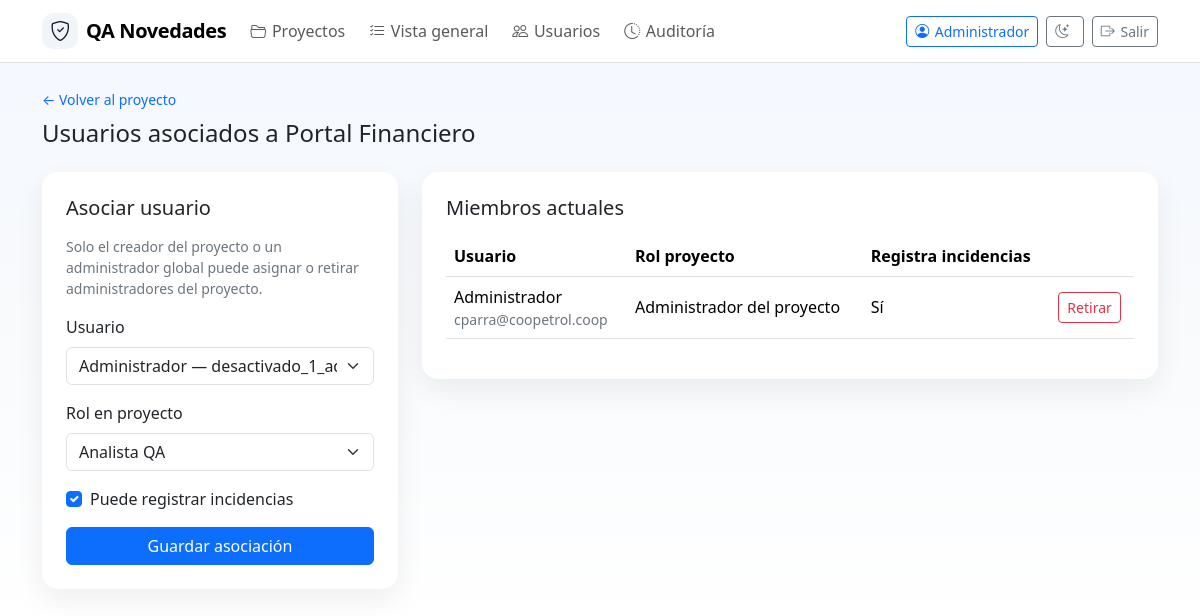
/projects/2/members (signed in), run on the app's committed database.
### app.py (models this page shows, shortened)
class User(db.Model):
    id = db.Column(db.Integer, primary_key=True)
    username = db.Column(db.String(80), nullable=False, unique=True)
    full_name = db.Column(db.String(160), nullable=False)
    email = db.Column(db.String(180), nullable=True)
    password_hash = db.Column(db.String(255), nullable=False)
    role = db.Column(db.String(40), nullable=False, default='tester')
    is_active = db.Column(db.Boolean, nullable=False, default=True)
    must_change_password = db.Column(db.Boolean, nullable=False, default=False)
    can_create_projects = db.Column(db.Boolean, nullable=False, default=False)
    can_join_projects = db.Column(db.Boolean, nullable=False, default=True)
    can_manage_records = db.Column(db.Boolean, nullable=False, default=True)
    can_manage_users = db.Column(db.Boolean, nullable=False, default=False)
    can_view_audit = db.Column(db.Boolean, nullable=False, default=False)
    created_at = db.Column(db.DateTime, default=datetime.utcnow)
    memberships = db.relationship('ProjectMember', backref='user', lazy=True, cascade='all, delete-orphan')
    @property
    def is_admin(self) -> bool:
        return self.role == 'admin'
    @property
    def display_name(self) -> str:
        return self.full_name or self.username

class Project(db.Model):
    id = db.Column(db.Integer, primary_key=True)
    name = db.Column(db.String(120), nullable=False, unique=True)
    description = db.Column(db.Text, nullable=True)
    created_at = db.Column(db.DateTime, default=datetime.utcnow)
    updated_at = db.Column(db.DateTime, default=datetime.utcnow, onupdate=datetime.utcnow)
    created_by_id = db.Column(db.Integer, db.ForeignKey('user.id'), nullable=True)
    creator = db.relationship('User', foreign_keys=[created_by_id])
    members = db.relationship('ProjectMember', backref='project', lazy=True, cascade='all, delete-orphan')
    test_records = db.relationship('TestRecord', backref='project', lazy=True, cascade='all, delete-orphan')

class ProjectMember(db.Model):
    id = db.Column(db.Integer, primary_key=True)
    project_id = db.Column(db.Integer, db.ForeignKey('project.id'), nullable=False)
    user_id = db.Column(db.Integer, db.ForeignKey('user.id'), nullable=False)
    project_role = db.Column(db.String(40), nullable=False, default='Analista QA')
    can_register_records = db.Column(db.Boolean, nullable=False, default=True)
    joined_at = db.Column(db.DateTime, default=datetime.utcnow)
    __table_args__ = (db.UniqueConstraint('project_id', 'user_id', name='uq_project_user'),)

### app.py (the view, shortened to what this page needs)
    @app.route('/projects/<int:project_id>/members', methods=['GET', 'POST'])
    @login_required
    def project_members(project_id: int):
        project = Project.query.get_or_404(project_id)
        require_project_member_admin(project)
        users = User.query.order_by(User.full_name.asc()).all()
        return render_template('project_members.html', project=project, users=users)

### app.py (called while the page is built, shortened)
def login_required(view):
    from functools import wraps
    @wraps(view)
    def wrapper(*args, **kwargs):
        if not g.get('current_user'):
            return redirect(url_for('login', next=request.path))
        return view(*args, **kwargs)
    return wrapper

def can_user_manage_project_members(project: Project, user: User | None = None) -> bool:
    user = user or g.get('current_user')
    if not project or not user:
        return False
    return bool(user.is_admin or is_project_creator(project, user) or is_project_role_admin(project, user))

def can_user_manage_privileged_project_members(project: Project, user: User | None = None) -> bool:
    user = user or g.get('current_user')
    return bool(user and (user.is_admin or is_project_creator(project, user)))

def can_user_remove_project_member(project: Project, membership: ProjectMember, user: User | None = None) -> bool:
    user = user or g.get('current_user')
    if not can_user_manage_project_members(project, user):
        return False
    if can_user_manage_privileged_project_members(project, user):
        return True

def require_project_member_admin(project: Project) -> None:
    if can_user_manage_project_members(project):
        return
    abort(403)

### templates/project_members.html (shortened to what this page needs)
{% extends 'base.html' %}
{% block content %}
<div class="d-flex justify-content-between align-items-center mb-4">
  <div>
    <a class="text-decoration-none small" href="{{ url_for('project_detail', project_id=project.id) }}">← Volver al proyecto</a>
    <h1 class="h4 mt-2 mb-0">Usuarios asociados a {{ project.name }}</h1>
  </div>
</div>
<div class="row g-4">
  <div class="col-lg-4">
    <div class="card p-4 bg-white">
      <h2 class="h5 mb-3">Asociar usuario</h2>
      <p class="text-secondary small">Solo el creador del proyecto o un administrador global puede asignar o retirar administradores del proyecto.</p>
      <form method="post">
        <div class="mb-3">
          <label class="form-label">Usuario</label>
          <select class="form-select" name="user_id" required>
            {% for user in users %}
              <option value="{{ user.id }}">{{ user.display_name }} — {{ user.username }}</option>
            {% endfor %}
          </select>
        </div>
        <div class="mb-3">
          <label class="form-label">Rol en proyecto</label>
          <select class="form-select" name="project_role" required>
            {% for role in PROJECT_ROLE_OPTIONS %}
              <option value="{{ role }}" {% if role == 'Analista QA' %}selected{% endif %} >{{ role }}</option>
            {% endfor %}
          </select>
        </div>
        <div class="form-check mb-3">
          <input class="form-check-input" type="checkbox" name="can_register_records" id="can_register_records" checked>
          <label class="form-check-label" for="can_register_records">Puede registrar incidencias</label>
        </div>
        <button class="btn btn-primary w-100">Guardar asociación</button>
      </form>
    </div>
  </div>
  <div class="col-lg-8">
    <div class="card p-4 bg-white">
      <h2 class="h5 mb-3">Miembros actuales</h2>
      <div class="table-responsive">
        <table class="table align-middle">
          <thead><tr><th>Usuario</th><th>Rol proyecto</th><th>Registra incidencias</th><th></th></tr></thead>
          <tbody>
            {% for m in project.members %}
            <tr>
              <td>{{ m.user.display_name }}<div class="small text-secondary">{{ m.user.username }}</div></td>
              <td>{{ m.project_role }}</td>
              <td>{{ 'Sí' if m.can_register_records else 'No' }}</td>
              <td>
                {% if can_user_remove_project_member(project, m) %}
                <form method="post" action="{{ url_for('project_member_remove', project_id=project.id, membership_id=m.id) }}" data-confirm-submit="true" data-confirm-title="Confirmar acción" data-confirm-message="¿Retirar usuario del proyecto?" data-confirm-text="Confirmar" data-confirm-variant="warning">
                  <button class="btn btn-sm btn-outline-danger">Retirar</button>
                </form>
                {% else %}
                  <span class="text-secondary small">Protegido</span>
                {% endif %}
              </td>
            </tr>
            {% else %}
            <tr><td colspan="4" class="text-secondary">No hay usuarios asociados.</td></tr>
            {% endfor %}
          </tbody>
        </table>
      </div>
    </div>
  </div>
</div>
{% endblock %}

### templates/base.html (shortened to what this page needs)
<!doctype html>
<html lang="es">
<head>
  <link href="https://cdn.jsdelivr.net/npm/bootstrap@5.3.3/dist/css/bootstrap.min.css" rel="stylesheet">
  <link href="https://cdn.jsdelivr.net/npm/bootstrap-icons@1.11.3/font/bootstrap-icons.css" rel="stylesheet">
</head>
<body>
<nav class="navbar navbar-expand-lg bg-white border-bottom mb-4 sticky-top">
  <div class="container">
    <a class="navbar-brand d-flex align-items-center gap-2" href="{{ url_for('index') }}"><span class="icon-badge"><i class="bi bi-shield-check"></i></span> QA Novedades</a>
    {% if current_user %}
    <div class="navbar-nav gap-2">
      <a class="nav-link" href="{{ url_for('projects') }}"><i class="bi bi-folder2-open"></i>Proyectos</a>
      <a class="nav-link" href="{{ url_for('records') }}"><i class="bi bi-list-check"></i>Vista general</a>
      {% if current_user.is_admin or current_user.can_manage_users %}<a class="nav-link" href="{{ url_for('admin_users') }}"><i class="bi bi-people"></i>Usuarios</a>{% endif %}
      {% if current_user.is_admin or current_user.can_view_audit %}<a class="nav-link" href="{{ url_for('admin_audit') }}"><i class="bi bi-clock-history"></i>Auditoría</a>{% endif %}
    </div>
    <div class="ms-auto d-flex align-items-center gap-2 small">
      <a class="btn btn-sm btn-outline-primary" href="{{ url_for('profile') }}"><i class="bi bi-person-circle"></i>{{ current_user.display_name }}</a>
<button class="btn btn-sm btn-outline-secondary" id="themeToggle" type="button" aria-label="Cambiar tema">
</button>
      <a class="btn btn-sm btn-outline-secondary" href="{{ url_for('logout') }}"><i class="bi bi-box-arrow-right"></i>Salir</a>
    </div>
    {% endif %}
  </div>
</nav>
<div class="container pb-5">
  {% block content %}{% endblock %}
</div>
</body>
</html>

### templates/base.html (style rules this page uses)
:root { --brand: #0d6efd; --soft: #eef5ff; }
body { background: linear-gradient(180deg, #f4f8ff 0%, #f8fafc 48%, #ffffff 100%); }
.navbar-brand { font-weight: 800; letter-spacing: -.02em; }
.card { border: 0; border-radius: 1rem; box-shadow: 0 10px 28px rgba(15,23,42,.07); }
.icon-badge { width: 36px; height: 36px; display:inline-grid; place-items:center; border-radius: 12px; background: #f1f5f9; color:#0f172a; }
.nav-link .bi, .btn .bi { margin-right: .35rem; }
.table td, .table th { vertical-align: middle; }

### data on the page
User: display_name "Administrador"
Project: name "Portal Financiero"
ProjectMember: user.display_name "Administrador", user.username "cparra@coopetrol.coop", project_role "Administrador del proyecto", can_register_records "Sí"

### other printed values
form field user_id "Administrador — desactivado_1_admin@local"
form field project_role "Analista QA"
